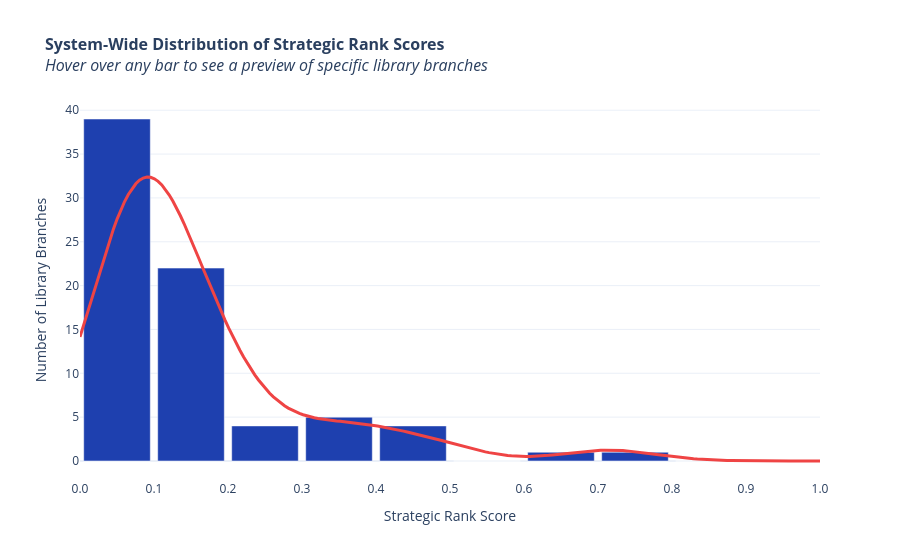

The code cell stored with this chart in its notebook:
### Code cell
import pandas as pd
import numpy as np
import plotly.graph_objects as go
from scipy.stats import gaussian_kde

# ==========================================
# 1. DATA PREPARATION (SAFE COPY)
# ==========================================
bin_edges = np.linspace(0, 1, 11)
bin_labels = [f"{bin_edges[i]:.1f}–{bin_edges[i+1]:.1f}" for i in range(10)]

# Create a safe copy so 'ranked_df' stays perfectly clean for your HTML script
chart_df = ranked_df.copy()
chart_df['Bracket'] = pd.cut(chart_df['Rank_Score'], bins=bin_edges, labels=bin_labels, include_lowest=True)

# ==========================================
# 2. SMART HOVER FORMATTER (PREVENTS CRASHES)
# ==========================================
def format_library_hover(branches):
    branch_list = list(branches)
    if len(branch_list) == 0:
        return " No branches"
    elif len(branch_list) <= 6:
        # For winning brackets with few libraries, show them all!
        return "<br>• " + "<br>• ".join(branch_list)
    else:
        # For the massive 0.0-0.1 bracket, show a preview and count the rest
        preview = branch_list[:5]  # Show first 5 libraries
        remainder = len(branch_list) - 5
        return "<br>• " + "<br>• ".join(preview) + f"<br><i>... and {remainder} more branches</i>"

# Group data using our smart truncation function
bracket_summary = chart_df.groupby('Bracket', observed=False).agg(
    Count=('Branch', 'count'),
    Library_List=('Branch', format_library_hover)
).reset_index()

# Calculate midpoints for aligning bars and trend line
bin_midpoints = (bin_edges[:-1] + bin_edges[1:]) / 2

# Calculate the smooth trend line (KDE)
scores = chart_df['Rank_Score'].dropna()
kde = gaussian_kde(scores)
kde_x = np.linspace(0, 1, 200)
kde_y = kde(kde_x) * len(scores) * (bin_edges[1] - bin_edges[0])

# ==========================================
# 3. BUILD INTERACTIVE PLOTLY CHART
# ==========================================
fig = go.Figure()

# Add the bars with the safe custom data
fig.add_trace(go.Bar(
    x=bin_midpoints,
    y=bracket_summary['Count'],
    width=0.09,
    name='Branches',
    marker_color='#1e40af',
    hovertemplate=(
        "<b>Score Range:</b> %{customdata[0]}<br>"
        "<b>Total Branches:</b> %{y}<br>"
        "<b>Libraries in this group:</b>%{customdata[1]}"
        "<extra></extra>"
    ),
    customdata=np.stack((bracket_summary['Bracket'], bracket_summary['Library_List']), axis=-1)
))

# Add the trend line
fig.add_trace(go.Scatter(
    x=kde_x,
    y=kde_y,
    mode='lines',
    name='Overall System Trend',
    line=dict(color='#ef4444', width=3),
    hoverinfo='skip'
))

# Final Layout Enhancements
fig.update_layout(
    title='<b>System-Wide Distribution of Strategic Rank Scores</b><br><i>Hover over any bar to see a preview of specific library branches</i>',
    title_font_size=16,
    template='plotly_white',
    xaxis=dict(
        title='Strategic Rank Score', 
        range=[0, 1], 
        tickvals=bin_edges, 
        tickformat='.1f'
    ),
    yaxis=dict(title='Number of Library Branches'),
    showlegend=False,
    hoverlabel=dict(
        bgcolor="white",
        font_size=13,
        font_family="sans-serif",
        align="left"
    )
)

fig.show()

# Optional: Save it as an HTML asset to insert directly into your project webpage!
plotly_html_snippet = fig.to_html(full_html=False, include_plotlyjs='cdn')

### Figure 1 — Plotly figure (JSON) as saved in the notebook; plotly's stock layout.template omitted (floating-point values rounded to 4 significant figures; data arrays with more than 128 entries replaced by an {"elided": "..."} marker saying what was removed)
{"data": [{"customdata": [["0.0–0.1", "<br>• Mount Pleasant<br>• Mount Dennis<br>• Black Creek<br>• Woodside Square<br>• Leaside<br><i>... and 34 more branches</i>"], ["0.1–0.2", "<br>• Bloor/Gladstone<br>• Mimico Centennial<br>• Bendale<br>• Palmerston<br>• Goldhawk Park<br><i>... and 17 more branches</i>"], ["0.2–0.3", "<br>• Cedarbrae<br>• Albert Campbell<br>• S. Walter Stewart<br>• Barbara Frum"], ["0.3–0.4", "<br>• York Woods<br>• Fairview<br>• Parliament Street<br>• Lillian H. Smith<br>• Eatonville"], ["0.4–0.5", "<br>• Northern District<br>• North York Central Library<br>• Parkdale<br>• Malvern"], ["0.5–0.6", " No branches"], ["0.6–0.7", "<br>• Sanderson"], ["0.7–0.8", "<br>• Toronto Reference Library"], ["0.8–0.9", " No branches"], ["0.9–1.0", " No branches"]], "hovertemplate": "<b>Score Range:</b> %{customdata[0]}<br><b>Total Branches:</b> %{y}<br><b>Libraries in this group:</b>%{customdata[1]}<extra></extra>", "marker": {"color": "#1e40af"}, "name": "Branches", "type": "bar", "width": 0.09, "x": [0.05, 0.15, 0.25, 0.35, 0.45, 0.55, 0.65, 0.75, 0.85, 0.95], "y": [39, 22, 4, 5, 4, 0, 1, 1, 0, 0]}, {"hoverinfo": "skip", "line": {"color": "#ef4444", "width": 3}, "mode": "lines", "name": "Overall System Trend", "type": "scatter", "x": {"elided": "200 float values"}, "y": {"elided": "200 float values"}}], "layout": {"hoverlabel": {"align": "left", "bgcolor": "white", "font": {"family": "sans-serif", "size": 13}}, "showlegend": false, "title": {"font": {"size": 16}, "text": "<b>System-Wide Distribution of Strategic Rank Scores</b><br><i>Hover over any bar to see a preview of specific library branches</i>"}, "xaxis": {"range": [0, 1], "tickformat": ".1f", "tickvals": [0.0, 0.1, 0.2, 0.3, 0.4, 0.5, 0.6, 0.7, 0.8, 0.9, 1.0], "title": {"text": "Strategic Rank Score"}}, "yaxis": {"title": {"text": "Number of Library Branches"}}}}
